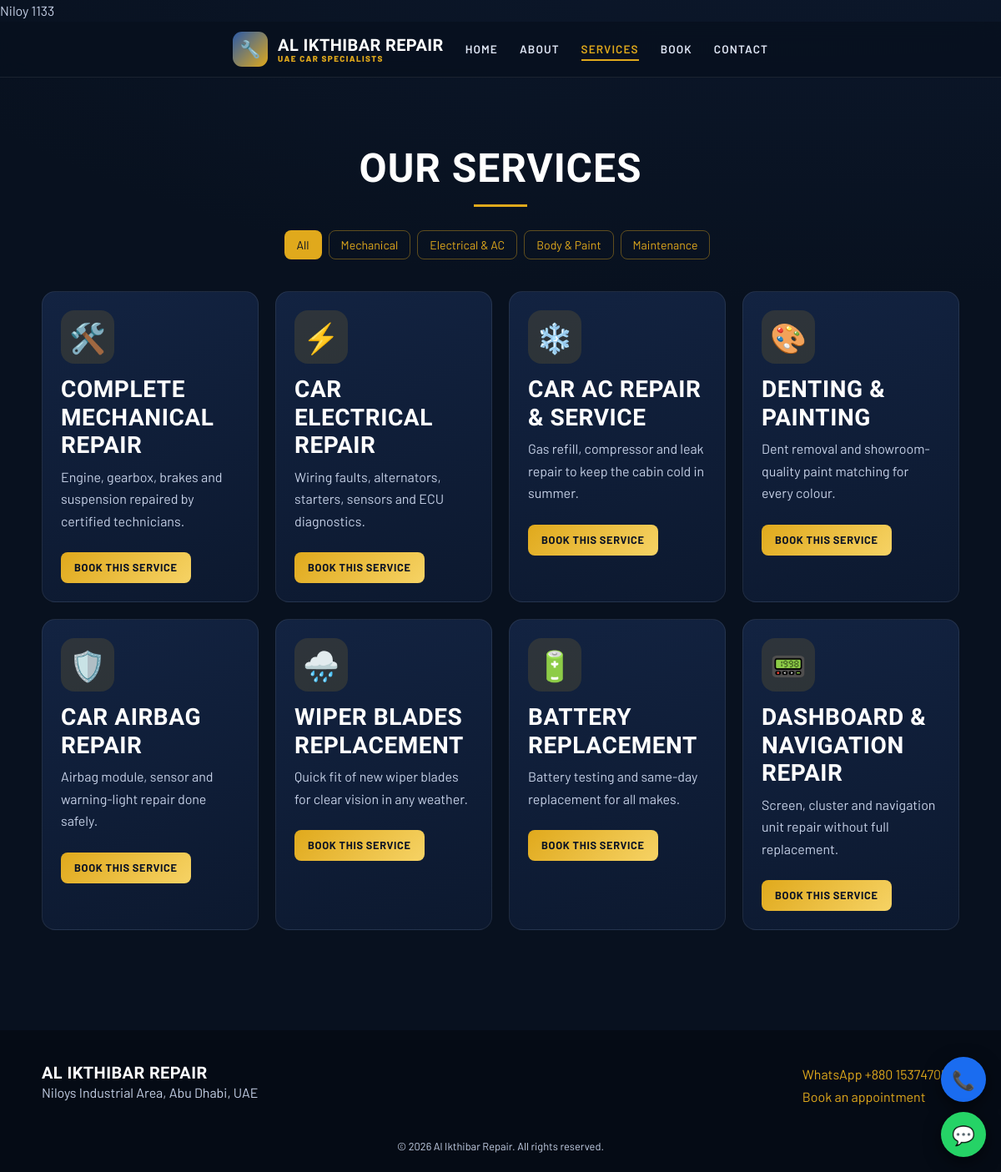
/services.php, run on the app's committed database.
### tables this page shows
CREATE TABLE service_categories(id INT AUTO_INCREMENT PRIMARY KEY,name VARCHAR(100),slug VARCHAR(100) UNIQUE);

CREATE TABLE services(id INT AUTO_INCREMENT PRIMARY KEY,category_id INT,title VARCHAR(150),icon VARCHAR(10) DEFAULT '🔧',description TEXT,image_path VARCHAR(255),is_active TINYINT(1) DEFAULT 1,sort_order INT DEFAULT 0,FOREIGN KEY(category_id) REFERENCES service_categories(id) ON DELETE SET NULL);

### includes/functions.php (called while the page is built, shortened)
<?php
require __DIR__.'/../config/db.php';
function e($s){return htmlspecialchars((string)$s,ENT_QUOTES,'UTF-8');}
function q($sql,$p=[]){global $pdo;$s=$pdo->prepare($sql);$s->execute($p);return $s;}

### services.php (the view)
<?php $title='Services'; include 'includes/header.php';
$cats=q("SELECT * FROM service_categories")->fetchAll(); $c=$_GET['cat']??'';
$svc=q("SELECT s.*,c.slug FROM services s LEFT JOIN service_categories c ON c.id=s.category_id WHERE s.is_active=1".($c?" AND c.slug=?":"")." ORDER BY s.sort_order",$c?[$c]:[])->fetchAll(); ?>
<section class="sec wrap"><h2 class="c">Our services</h2><p class="c"><a class="chip <?=$c?'':'on'?>" href="services.php">All</a><?php foreach($cats as $k): ?><a class="chip <?=$c==$k['slug']?'on':''?>" href="?cat=<?=e($k['slug'])?>"><?=e($k['name'])?></a><?php endforeach ?></p>
<div class="grid"><?php foreach($svc as $s): ?><div class="card-s"><?php if($s['image_path']): ?><img src="<?=e($s['image_path'])?>" alt="<?=e($s['title'])?>"><?php else: ?><i><?=$s['icon']?></i><?php endif ?><h3><?=e($s['title'])?></h3><p><?=e($s['description'])?></p><a class="btn-g sm" href="book.php?service=<?=$s['id']?>">Book this service</a></div><?php endforeach; if(!$svc) echo '<p class="c">No services in this category yet.</p>'; ?></div></section>
<?php include 'includes/footer.php' ?>

### assets/style.css (style rules this page uses)
:root { --n:#08111f;--n2:#0e1b33;--n3:#16284a;--g:#e0a91c;--g2:#f6d365;--t:#c5d0e6 }
body { background:radial-gradient(1200px 500px at 80% -10%,#16284a55,transparent),var(--n);color:var(--t);font-family:Barlow,sans-serif;line-height:1.65 }
h1,h2,h3,.brand { font-family:'Barlow Condensed',sans-serif;text-transform:uppercase;font-weight:800;color:#fff;letter-spacing:.02em }
a { color:var(--g);text-decoration:none }
.wrap { max-width:1140px;margin:auto;padding:0 20px }
.c { text-align:center }
.btn-g,.btn-w { display:inline-block;font-weight:700;border:0;padding:13px 26px;border-radius:8px;text-transform:uppercase;letter-spacing:.05em;transition:.2s;cursor:pointer }
.btn-g { background:linear-gradient(135deg,var(--g),var(--g2));color:#0a1224 }
.sm { padding:8px 16px;font-size:.8rem;margin-top:8px }
.strip div,.glass,.card-s { background:linear-gradient(160deg,#16284acc,#0e1b33cc);border:1px solid #ffffff14;border-radius:16px;padding:22px }
.sec { padding:80px 20px }
h2 { font-size:clamp(2rem,4vw,3rem);margin-bottom:24px }
h2.c:after { content:'';display:block;width:64px;height:3px;background:var(--g);margin:14px auto 0 }
.grid { display:grid;grid-template-columns:repeat(auto-fit,minmax(260px,1fr));gap:20px;margin-top:34px }
.card-s { display:block;color:var(--t);transition:.25s;overflow:hidden }
.card-s i { font-style:normal;font-size:2.2rem;display:grid;place-items:center;width:64px;height:64px;border-radius:16px;background:#e0a91c22;margin-bottom:14px }
.chip { display:inline-block;border:1px solid #e0a91c66;color:var(--g);border-radius:8px;padding:5px 14px;margin:4px 8px 4px 0;font-size:.88rem }
.chip.on { background:var(--g);color:#0a1224 }

### data on the page
service_categories: name "Mechanical"
service_categories: name "Electrical & AC"
service_categories: name "Body & Paint"
service_categories: name "Maintenance"
services: icon "🛠️", title "COMPLETE MECHANICAL REPAIR", description "Engine, gearbox, brakes and suspension repaired by certified technicians."
services: icon "⚡", title "CAR ELECTRICAL REPAIR", description "Wiring faults, alternators, starters, sensors and ECU diagnostics."
services: icon "❄️", title "CAR AC REPAIR & SERVICE", description "Gas refill, compressor and leak repair to keep the cabin cold in summer."
services: icon "🎨", title "DENTING & PAINTING", description "Dent removal and showroom-quality paint matching for every colour."
services: icon "🛡️", title "CAR AIRBAG REPAIR", description "Airbag module, sensor and warning-light repair done safely."
services: icon "🌧️", title "WIPER BLADES REPLACEMENT", description "Quick fit of new wiper blades for clear vision in any weather."
services: icon "🔋", title "BATTERY REPLACEMENT", description "Battery testing and same-day replacement for all makes."
services: icon "📟", title "DASHBOARD & NAVIGATION REPAIR", description "Screen, cluster and navigation unit repair without full replacement."

### other printed values
$l "HOME"
$l "ABOUT"
$l "SERVICES"
$l "BOOK"
$l "CONTACT"
